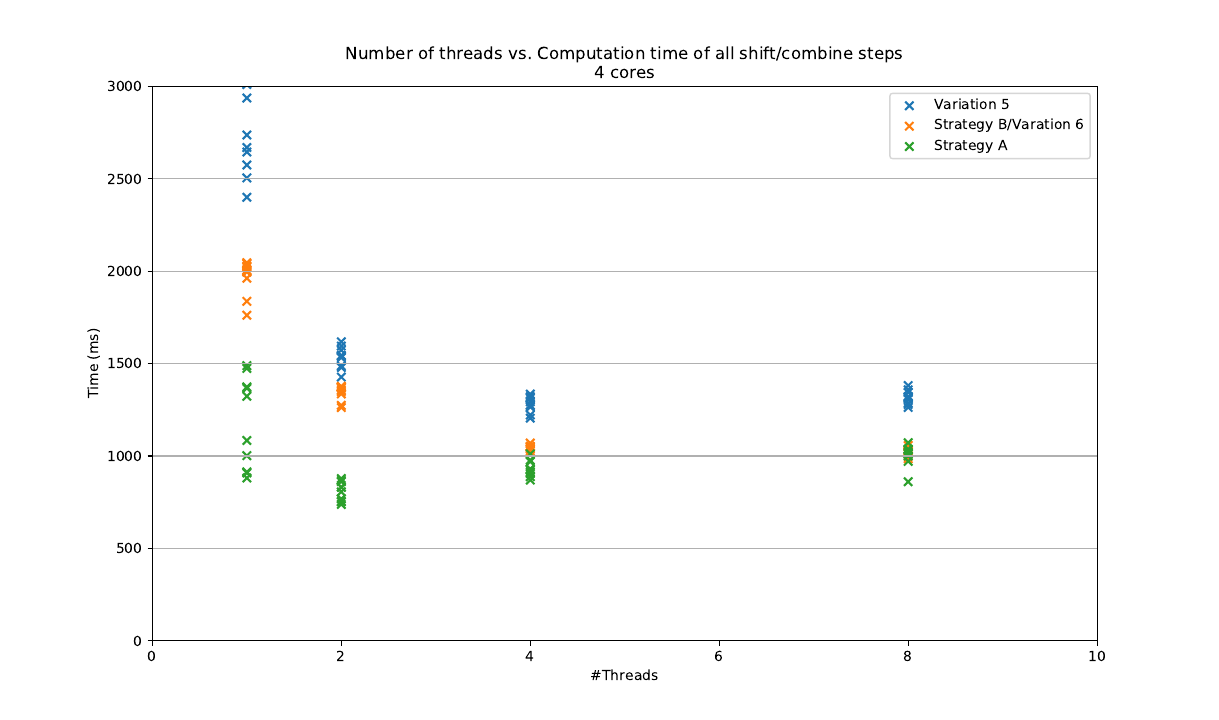

Here is the Python script that generated this plot:
import numpy as np
import matplotlib.pyplot as plt

resultA = np.loadtxt('A.csv', delimiter=',', skiprows=1)
resultB = np.loadtxt('B.csv', delimiter=',', skiprows=1)
result5 = np.loadtxt('5.csv', delimiter=',', skiprows=1)
f, (ax1) = plt.subplots(1, 1, sharey=True)
ax1.scatter(result5[:,0],result5[:,1],marker='x')
ax1.scatter(resultB[:,0],resultB[:,1],marker='x')
ax1.scatter(resultA[:,0],resultA[:,1],marker='x')
ax1.legend(["Variation 5", "Strategy B/Varation 6", "Strategy A"])
ax1.set_title('Number of threads vs. Computation time of all shift/combine steps\n4 cores')
ax1.axis([0,10,0,3000])
ax1.set_xlabel('#Threads')
ax1.set_ylabel('Time (ms)')
ax1.grid(True, 'major', 'y')
#plt.savefig('graphAB5.pdf')
plt.show()

